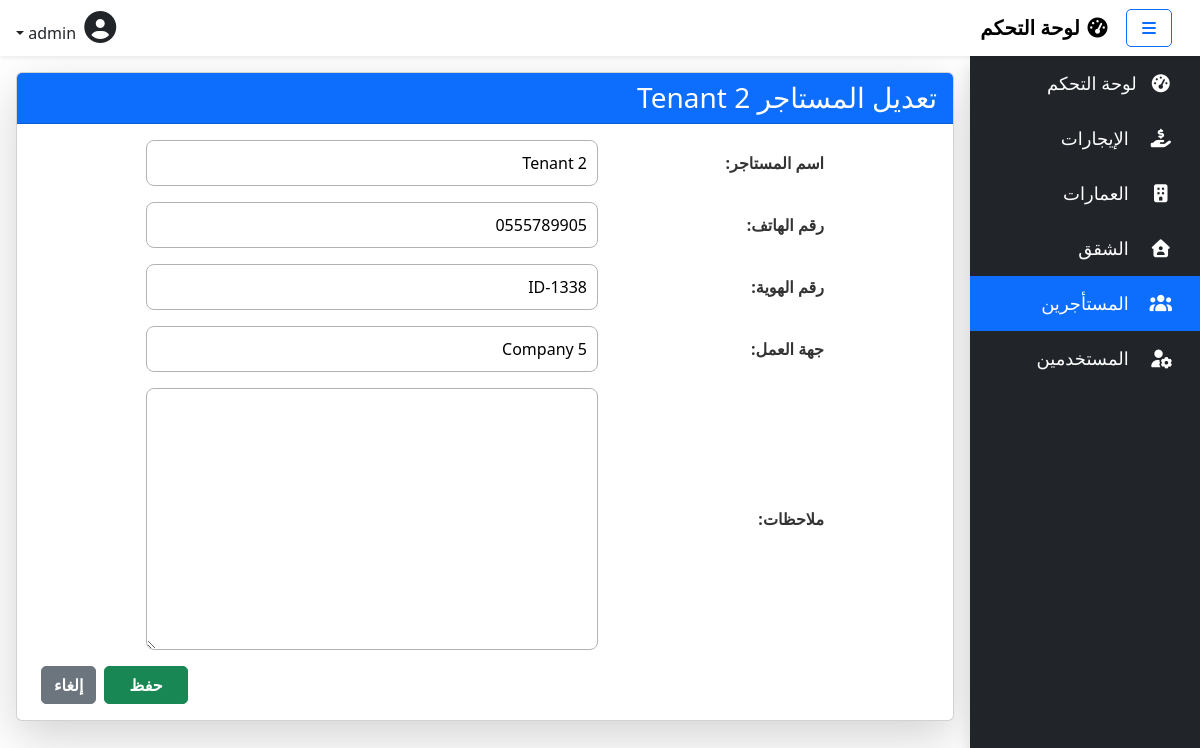
Screenshot of /tenants/2/update/ (signed in) with the database file from the repository.
### rentals/models.py (models this page shows)
class Tenant(models.Model):
    name = models.CharField(max_length=100, verbose_name="اسم المستاجر")
    phone_number = models.CharField(max_length=15, unique=True, verbose_name="رقم الهاتف")
    id_number = models.CharField(max_length=20, unique=True, verbose_name="رقم الهوية")
    workplace = models.CharField(max_length=100, blank=True, verbose_name="جهة العمل")
    notes = models.TextField(verbose_name="ملاحظات", blank=True)
    class Meta:
        verbose_name = "المستاجر"
        verbose_name_plural = "المستاجرين"
    def __str__(self):
        return self.name

### rentals/views.py (the view)
# urls.py: path('tenants/<int:pk>/update/', views.TenantFormView.as_view(), name='tenant_update'),
class TenantFormView(PermissionRequiredMixin, FormViewMixin):
    model = Tenant
    form_class = TenantForm
    template_name = 'tenants/form.html'
    success_url = reverse_lazy('tenant_list')
    permission_required = 'rentals.add_tenant'

### rentals/forms.py
class TenantForm(forms.ModelForm):
    class Meta:
        model = Tenant
        fields = "__all__"
        can_delete=True

### rentals/views.py (called while the page is built)
    def get_object(self):
        pk = self.kwargs.get("pk")
        if pk:
            return get_object_or_404(self.model, pk=pk)
        return None

    def get_form_kwargs(self):
        kwargs = super().get_form_kwargs()
        obj = self.get_object()
        if obj:
            kwargs["instance"] = obj
        return kwargs

    def get_initial(self):
        obj = self.get_object()
        if obj:
            return {field.name: getattr(obj, field.name) for field in obj._meta.fields}
        return {}

    def get_context_data(self, **kwargs):
        context = super().get_context_data(**kwargs)
        context["object"] = self.get_object()
        return context

### rentals/templates/tenants/form.html (shortened to what this page needs)
{% extends 'base.html' %}
{% block content %}
<div class="container my-3">
  <div class="card shadow-lg">
    <div class="card-header {% if object %}bg-primary{% else %}bg-success{% endif %} text-white text-end">
      <h3 class="mb-0">{% if object %}تعديل المستاجر {{object}}{% else %}إضافة مستاجر{% endif %}</h3>
    </div>
    <div class="card-body">
      <form method="post" class="custom-form">
        <div class="mb-3">
          {{ form.as_p }}
        </div>
        <div class="d-flex justify-content-end">
          <button type="submit" class="btn btn-success px-4">حفظ</button>
          <a href="{% url 'apartment_list' %}" class="btn btn-secondary mx-2">إلغاء</a>
        </div>
      </form>
    </div>
  </div>
</div>
{% endblock %}

### static/css/styles.css (style rules this page uses)
.custom-form p { display: flex; margin-top: 0; margin-bottom: 1rem; align-items: center; justify-content: center; }
.custom-form label { font-weight: bold; color: #333; width: 25%; }
input, optgroup, select, textarea { width: 50%; min-width: 260px; }
.btn { border-radius: 5px; font-weight: bold; transition: background-color 0.3s ease; }
form input, form select, form textarea { border-radius: 8px; border: 1px solid #b1b3b4; padding: 10px; }

### rows the page displays
Tenant: name "Tenant 2", phone_number "0555789905", id_number "ID-1338", workplace "Company 5"
